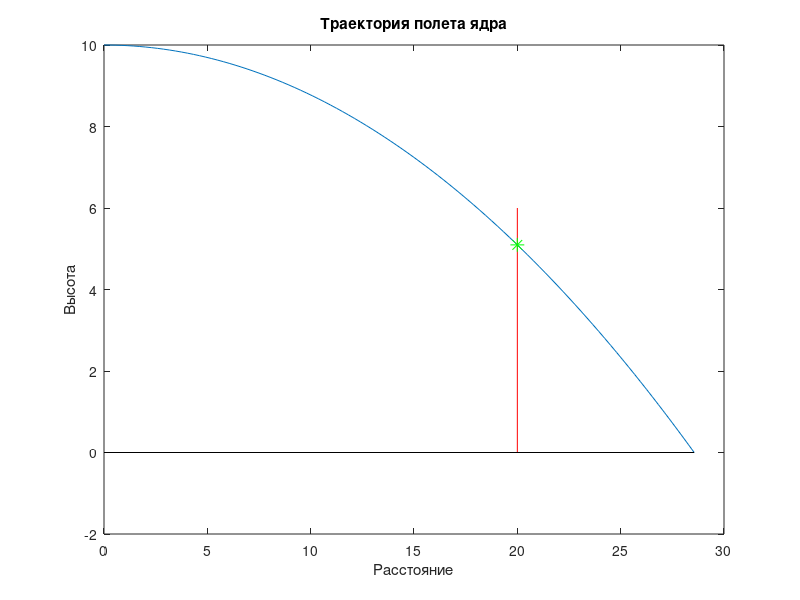

This figure's MATLAB source:
v0 = 20;
g = 9.81;
h0 = 10;
wall = 20;
wall_height = 6;

t_flight = sqrt(2*h0/g);

x = v0 * t_flight;

if x >= wall
    t_wall = wall / v0;
    y_wall = h0 - 0.5*g*t_wall.^2;
end

t = linspace(0, t_flight, 100);
y = h0 - 0.5*g*t.^2;
x = v0*t;
plot(x, y);
hold on;
plot([wall, wall], [0, wall_height ], 'r');
if wall <= x(length(x)) && y_wall <= wall_height
    disp('Ядро достигнет стены') 
    plot(wall, y_wall, 'g*', 'markersize', 10);
else
    disp('Ядро не достигнет стены')
end
line([0, max(max(x), wall)], [0, 0], 'Color', 'k');
hold off;

xlabel('Расстояние');
ylabel('Высота');
title('Траектория полета ядра');